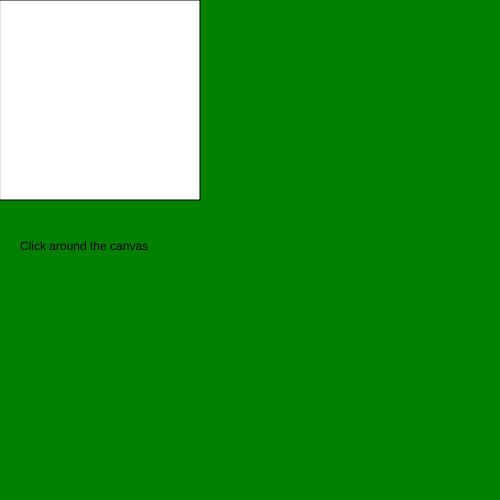
Frame 1 (no input)
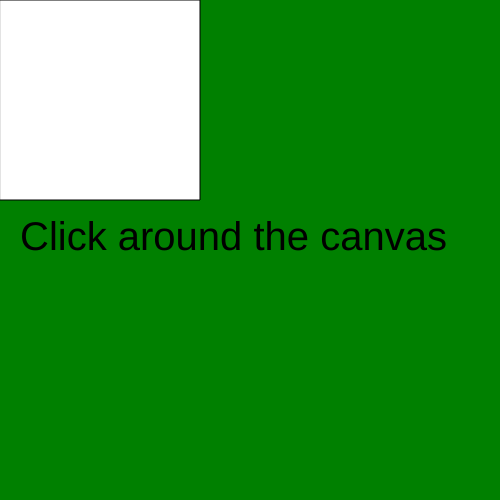
Frame 60 (no input)
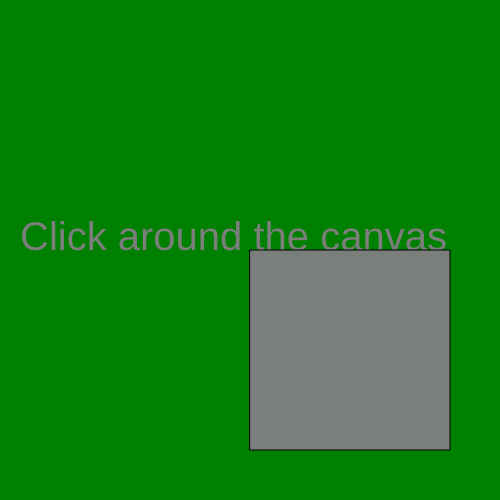
Frame 120 (the mouse pressed at the canvas centre since frame 60)

The p5.js sketch that drew these frames (run headless with seeded random() and noise() and a simulated clock; from frame 60 on, the mouse is pressed at the canvas centre):

// p5.js sketch
// ── sketch.js
function setup() { 
  createCanvas(500, 500);
     background(220);
     frameRate(60);
     text("Click around the canvas", 300, 300);
} 

function draw() {
    
    var size = 50;
    
    background("green");
    text("Click around the canvas", 20, height/2);
    textSize(40);
    rect(mouseX, mouseY, width/2 - size, height/2 - size );
}

function mousePressed(){
    
    fill(
        mouseX, //red
        mouseX/2, //green
        mouseY, //yellow
        mouseY/2, //blue
    )
}
